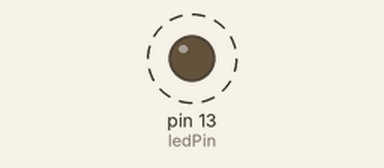
This sketch was run on a simulated Arduino Uno, built with avr-gcc and run on an emulated ATmega328P. Parts: output pins drawn as LEDs (lit = HIGH). Dashed ring = blinking.

Above: at 0.12 s.
Timing chart, 0 to 3.0 s (numbered marks = the images above):
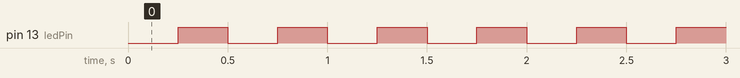

The sketch:

blinkNoDelay.ino
```cpp
/*
	Use this instead of the sketchbook Blink.
	It is a timer which does not require polling by stalling the program.
	millis() accounts for the amount of time after the board advances into the loop function.
	Comparing this time to a set interval will create a timer.
*/

const int ledPin = LED_BUILTIN;
volatile bool ledState = 0;
unsigned long previousMillis = 0;
unsigned long currentMillis;
const long interval = 250;

void setup() {
	pinMode(ledPin, OUTPUT);
	currentMillis = 0;
}

void sett() {
	if (currentMillis - previousMillis >= interval) {
		previousMillis = currentMillis;
		action();
	}
}

void action() {
	ledState = !ledState;
	digitalWrite(ledPin, ledState);
	//insert other code
}

void loop() {
	currentMillis = millis();
	sett();
}
```

Measured:
- by itself, pin 13 (ledPin): alternates HIGH for 0.25 s and LOW for 0.25 s
